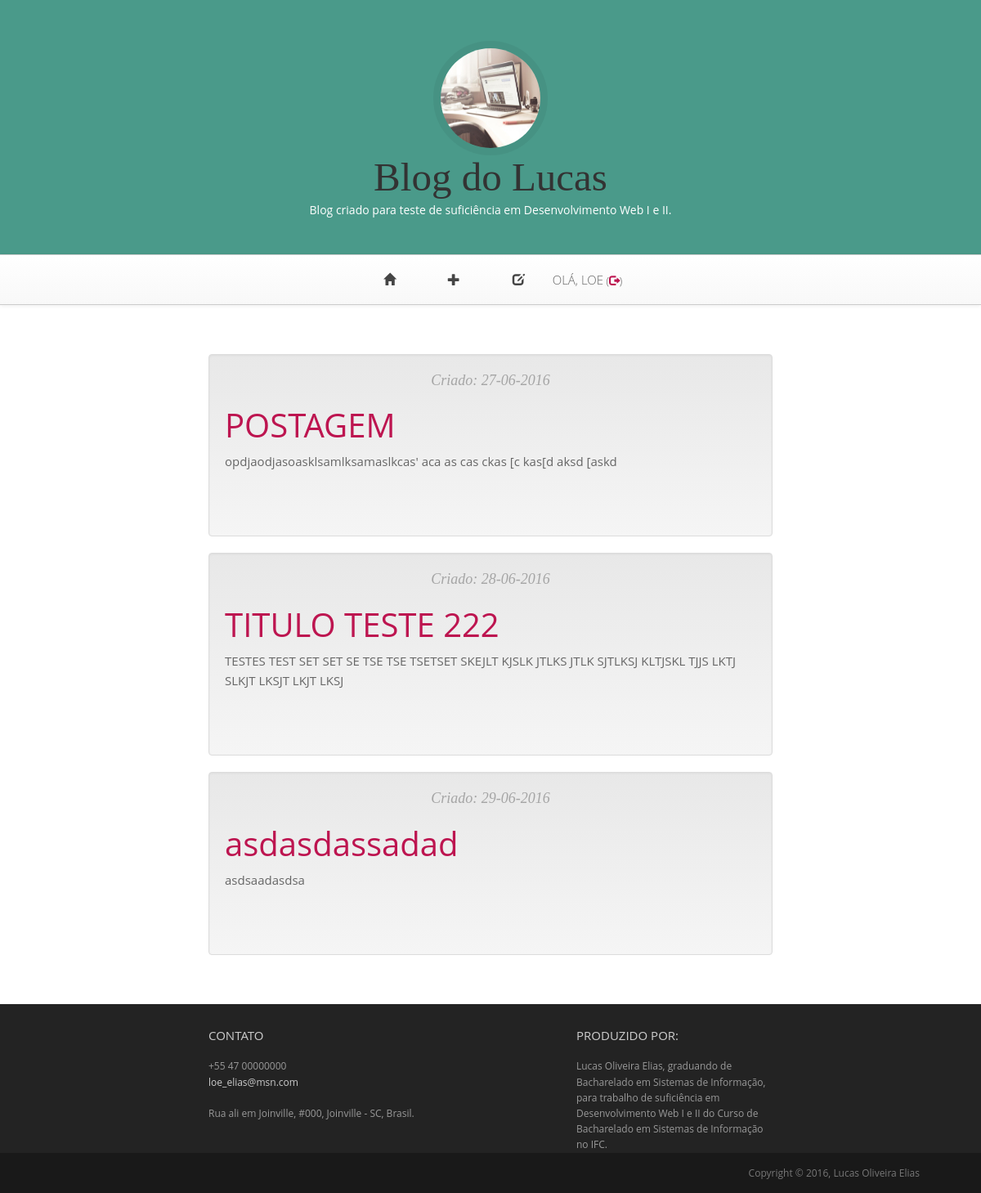
Page /drafts/ (signed in) on the committed database.
### blog/models/postagens.py (models this page shows, shortened)
class Post(models.Model):
    autor = models.ForeignKey('auth.User')
    titulo = models.CharField(max_length=200)
    texto = models.TextField()
    data_criacao = models.DateTimeField(
        default=timezone.now)
    data_publicacao = models.DateTimeField(
        blank=True, null=True)

### blog/views/postagens.py (the view)
# urls.py: url(r'^drafts/$', views.post_draft_list, name='post_draft_list'),
@login_required
def post_draft_list(request):
    posts = Post.objects.filter(data_publicacao__isnull=True).order_by(
        'data_criacao')
    return render(request, 'blog/post_draft_list.html', {'posts': posts})

### blog/templates/blog/post_draft_list.html
{% extends 'blog/base.html' %}
{% block content %}
  {% for post in posts %}
    <article class="post">
      <article class="well" id="fade">
        <header class="entry-header">
          <div class="entry-meta">
            <span class="posted-on">
              <time class="entry-date">
                Criado: {{ post.data_criacao|date:'d-m-Y' }}
              </time>
            </span>
          </div>
          <h1>
            <a href="{% url 'post_detail' pk=post.pk %}">
              {{ post.titulo }}
            </a>
          </h1>
        </header>
        <div class="entry-content">
          <p>
            {{ post.texto|truncatechars:200 }}
          </p>
        </div>
      </article>
  {% endfor %}
{% endblock %}

### blog/templates/blog/base.html (shortened to what this page needs)
{% load staticfiles %}
<!DOCTYPE html SYSTEM "about:legacy-compat">
<html>
	<head>
		<link rel="stylesheet" type="text/css" href="https://maxcdn.bootstrapcdn.com/bootstrap/3.3.6/css/bootstrap.min.css">
		<link rel="stylesheet" href="https://maxcdn.bootstrapcdn.com/bootstrap/3.3.6/css/bootstrap-theme.min.css">
		<link rel="stylesheet" href="{% static 'css/blog.css' %}">
	</head>
	<body>
		<header id="header">
			<div id="head" class="parallax" parallax-speed="1">
				<h1 id="logo" class="text-center">
					<a href="/"></li><img class="img-circle" src="{% static 'images/mac.jpg' %}" alt=""></a>
					<span class="title">Blog do Lucas</span>
					<span class="tagline">Blog criado para teste de suficiência em Desenvolvimento Web I e II.</span>
				</h1>
			</div>
			<nav class="navbar navbar-default navbar-sticky">
				<div class="container-fluid">
					<div class="navbar-collapse collapse">
						<ul class="nav navbar-nav">
                <li><a href="{% url 'post_list' %}" class="top-menu"><span class="glyphicon glyphicon-home"></span></a></li>
							{% if user.is_authenticated %}
								<li><a href="{% url 'post_new' %}" class="top-menu"><span class="glyphicon glyphicon-plus"></span></a></li>
								<li><a href="{% url 'post_draft_list' %}" class="top-menu"><span class="glyphicon glyphicon-edit"></span></a></li>
								<li><p id="pnav" class="top-menu">Olá, {{ user.username }}<small> (<a href="{% url 'logout' %}" class="glyphicon glyphicon-log-out"></a>)</small></p></li>
							{% else %}
								<li><a href="{% url 'login' %}" class="top-menu"><span class="glyphicon glyphicon-lock"></span></a></li>
							{% endif %}
						</ul>
					</div>
				</div>
			</nav>
		</header>
		<main id="main">
			<div class="container">
				<div class="row topspace">
					<div class="col-sm-8 col-sm-offset-2">
						{% block content %}
						{% endblock %}
					</div>
				</div>
			</div>
		</main>
		<footer id="footer" class="topspace">
			<div class="container">
				<div class="row">
					<div class="col-md-5 col-md-offset-2 widget">
						<h3 class="widget-title">Contato</h3>
						<div class="widget-body">
							<p>+55 47 00000000<br>
								<a href="mailto:#">loe_elias@msn.com</a><br>
								<br>
								Rua ali em Joinville, #000, Joinville - SC, Brasil.
							</p>
						</div>
					</div>
					<div class="col-md-3 widget">
						<h3 class="widget-title">Produzido por:</h3>
						<div class="widget-body">
							<p>Lucas Oliveira Elias, graduando de Bacharelado em Sistemas de Informação,
                 para trabalho de suficiência em Desenvolvimento Web I e II do Curso de
                 Bacharelado em Sistemas de Informação no IFC.
               </p>
						</div>
					</div>
				</div>
			</div>
		</footer>
		<footer id="underfooter">
			<div class="container">
				<div class="row">
					<div class="col-md-3 col-md-offset-9 widget">
						<div class="widget-body">
							<p class="text-right">
								Copyright &copy; 2016, Lucas Oliveira Elias
							</p>
						</div>
					</div>
				</div>
			</div>
		</footer>
	</body>
</html>

### blog/static/css/blog.css (style rules this page uses)
html { font-size: 100%; }
body { font-size: 15px; font-size: 0.9375rem; font-family: "Open sans", Helvetica, Arial, sans-serif; color: #666666; padding: 0; }
.topspace { margin-top: 40px; }
.navbar { border-width: 1px 0; -webkit-border-radius: 0; -webkit-background-clip: padding-box; -moz-border-radius: 0; -moz-background-clip: padding; border-radius: 0; background-clip: padding-box; width: 100%; }
.navbar-collapse { -webkit-border-radius: 0; -webkit-background-clip: padding-box; -moz-border-radius: 0; -moz-background-clip: padding; border-radius: 0; background-clip: padding-box; font-family: "Open sans", Helvetica, Arial, sans-serif; font-weight: 300; text-transform: uppercase; }
.navbar-collapse .navbar-nav { float: none; margin: 0 auto; text-align: center; }
.navbar-collapse .navbar-nav > li { float: none; display: inline-block; }
.navbar-collapse .navbar-nav > li > a { padding: 20px 30px; }
.navbar-default { background-color: #ffffff; border-color: #cccccc; }
.navbar-default .navbar-nav > li > a { color: #454545; }
.navbar-default .navbar-collapse, .navbar-default .navbar-form { border-color: #cccccc; }
p { line-height: 1.6em; margin: 0 0 0 0; }
ul { line-height: 1.6em; margin: 0 0 30px 0; }
h1, h2, h3, h4, h5, h6, .h1, .h2, .h3, .h4, .h5, .h6 { font-family: "Open sans", Helvetica, Arial, sans-serif; font-weight: 400; color: #333333; }
h1 { font-size: 40px; font-size: 2.5rem; }
h3 { font-size: 30px; font-size: 1.875rem; }
a { color: #bd1550; }
#head { background: #4a9a8a top center; background-size: cover; color: #7C7C7C; padding: 30px 0 35px 0; }
#head img.img-circle { display: block; width: 140px; height: 140px; overflow: hidden; border: 9px solid rgba(0, 0, 0, 0.05); margin: 0 auto; }
#head .title { font-family: Alice, Georgia, serif; font-size: 49px; font-size: 3.0625rem; }
#head .tagline { display: block; font-size: 14px; font-size: 0.875rem; line-height: 1.2em; color: #FFFFFF; margin: 5px 0 0; }
img { max-width: 100%; }
.entry-header .entry-meta { text-align: center; font-family: Georgia, serif; font-size: 18px; font-size: 1.125rem; font-style: italic; font-weight: normal; color: #a5a5a5; margin: 0 0 15px 0; }
.entry-content { margin: 0 0 60px 0; }
#footer { background: #232323; padding: 30px 0 0 0; font-size: 12px; color: #999; }
#footer a { color: #ccc; }
#footer h3.widget-title { font-size: 15px; font-size: 0.9375rem; text-transform: uppercase; color: #ccc; margin: 0 0 20px; }
#underfooter { background: #191919; padding: 15px 0; color: #777; font-size: 12px; }
#underfooter p { margin: 0; }
@media (min-width: 1200px) { .container { max-width: 1080px; } }
#fade { opacity: 1; transition: opacity .25s ease-in-out; -moz-transition: opacity .25s ease-in-out; -webkit-transition: opacity .25s ease-in-out; }

### rows in the picture
Post: data_criacao "27-06-2016", titulo "POSTAGEM", texto "opdjaodjasoasklsamlksamaslkcas' aca as cas ckas [c kas[d aksd [askd"
Post: data_criacao "28-06-2016", titulo "TITULO TESTE 222", texto "TESTES TEST SET SET SE TSE TSE TSETSET SKEJLT KJSLK JTLKS JTLK SJTLKSJ KLTJSKL TJJS LKTJ SLKJT LKSJT LKJT LKSJ"
Post: data_criacao "29-06-2016", titulo "asdasdassadad", texto "asdsaadasdsa"

### other values in the picture
{{ user.username }} "LOE"
